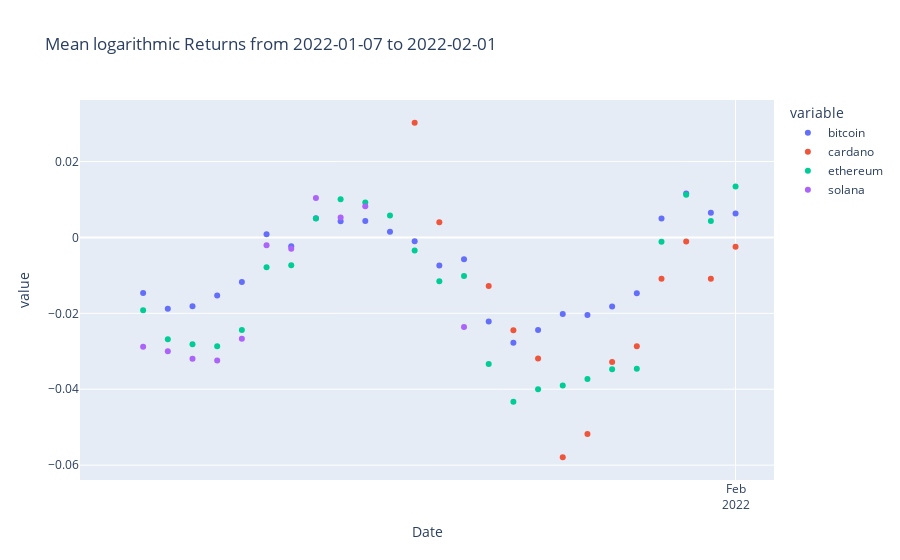

The code cell stored with this chart in its notebook:
### Code cell
mean_log_returns = clsROR.get_logarithmic_returns(
    matching_rolling_market_cap_mean.dropna(), 
    value_col_name='Value')
trans_mean_log_returns = clsETL.transfrom_data(mean_log_returns,value_col_name="log")
_min_date = (trans_mean_log_returns["Date"].min()).date()
_max_date = (trans_mean_log_returns["Date"].max()).date()
_title = "Mean logarithmic Returns from "+str(_min_date)+" to "+str(_max_date)
fig = px.scatter(trans_mean_log_returns, x="Date", y=trans_mean_log_returns.columns,
              hover_data={"Date": "|%B %d, %Y"},
              title=_title)
fig.update_xaxes(
    dtick="M1",
    tickformat="%b\n%Y")
fig.show()

### Figure 1 — Plotly figure (JSON) as saved in the notebook; plotly's stock layout.template omitted (floating-point values rounded to 4 significant figures)
{"data": [{"hovertemplate": "variable=bitcoin<br>Date=%{x|%B %d, %Y}<br>value=%{y}<extra></extra>", "legendgroup": "bitcoin", "marker": {"color": "#636efa", "symbol": "circle"}, "mode": "markers", "name": "bitcoin", "orientation": "v", "showlegend": true, "type": "scatter", "x": ["2022-01-07T00:00:00", "2022-01-08T00:00:00", "2022-01-09T00:00:00", "2022-01-10T00:00:00", "2022-01-11T00:00:00", "2022-01-12T00:00:00", "2022-01-13T00:00:00", "2022-01-14T00:00:00", "2022-01-15T00:00:00", "2022-01-16T00:00:00", "2022-01-17T00:00:00", "2022-01-18T00:00:00", "2022-01-19T00:00:00", "2022-01-20T00:00:00", "2022-01-21T00:00:00", "2022-01-22T00:00:00", "2022-01-23T00:00:00", "2022-01-24T00:00:00", "2022-01-25T00:00:00", "2022-01-26T00:00:00", "2022-01-27T00:00:00", "2022-01-28T00:00:00", "2022-01-29T00:00:00", "2022-01-30T00:00:00", "2022-01-31T00:00:00", "2022-02-01T00:00:00"], "xaxis": "x", "y": [null, -0.01465, -0.01881, -0.01817, -0.01534, -0.01178, 0.0008423, -0.002315, 0.005046, 0.004229, 0.004346, 0.001478, -0.0009936, -0.007396, -0.005728, -0.02218, -0.02778, -0.02438, -0.02021, -0.02043, -0.0182, -0.01473, 0.004975, 0.01156, 0.006473, 0.00632], "yaxis": "y"}, {"hovertemplate": "variable=cardano<br>Date=%{x|%B %d, %Y}<br>value=%{y}<extra></extra>", "legendgroup": "cardano", "marker": {"color": "#EF553B", "symbol": "circle"}, "mode": "markers", "name": "cardano", "orientation": "v", "showlegend": true, "type": "scatter", "x": ["2022-01-07T00:00:00", "2022-01-08T00:00:00", "2022-01-09T00:00:00", "2022-01-10T00:00:00", "2022-01-11T00:00:00", "2022-01-12T00:00:00", "2022-01-13T00:00:00", "2022-01-14T00:00:00", "2022-01-15T00:00:00", "2022-01-16T00:00:00", "2022-01-17T00:00:00", "2022-01-18T00:00:00", "2022-01-19T00:00:00", "2022-01-20T00:00:00", "2022-01-21T00:00:00", "2022-01-22T00:00:00", "2022-01-23T00:00:00", "2022-01-24T00:00:00", "2022-01-25T00:00:00", "2022-01-26T00:00:00", "2022-01-27T00:00:00", "2022-01-28T00:00:00", "2022-01-29T00:00:00", "2022-01-30T00:00:00", "2022-01-31T00:00:00", "2022-02-01T00:00:00"], "xaxis": "x", "y": [null, null, null, null, null, null, null, null, null, null, null, null, 0.0302, 0.004004, null, -0.01284, -0.02448, -0.03193, -0.05792, -0.0518, -0.03284, -0.02867, -0.01091, -0.001059, -0.01092, -0.00249], "yaxis": "y"}, {"hovertemplate": "variable=ethereum<br>Date=%{x|%B %d, %Y}<br>value=%{y}<extra></extra>", "legendgroup": "ethereum", "marker": {"color": "#00cc96", "symbol": "circle"}, "mode": "markers", "name": "ethereum", "orientation": "v", "showlegend": true, "type": "scatter", "x": ["2022-01-07T00:00:00", "2022-01-08T00:00:00", "2022-01-09T00:00:00", "2022-01-10T00:00:00", "2022-01-11T00:00:00", "2022-01-12T00:00:00", "2022-01-13T00:00:00", "2022-01-14T00:00:00", "2022-01-15T00:00:00", "2022-01-16T00:00:00", "2022-01-17T00:00:00", "2022-01-18T00:00:00", "2022-01-19T00:00:00", "2022-01-20T00:00:00", "2022-01-21T00:00:00", "2022-01-22T00:00:00", "2022-01-23T00:00:00", "2022-01-24T00:00:00", "2022-01-25T00:00:00", "2022-01-26T00:00:00", "2022-01-27T00:00:00", "2022-01-28T00:00:00", "2022-01-29T00:00:00", "2022-01-30T00:00:00", "2022-01-31T00:00:00", "2022-02-01T00:00:00"], "xaxis": "x", "y": [null, -0.01917, -0.02685, -0.02813, -0.0287, -0.02442, -0.007891, -0.007313, 0.004995, 0.01006, 0.009178, 0.005745, -0.003488, -0.01153, -0.01017, -0.03333, -0.04332, -0.04004, -0.03901, -0.03734, -0.03474, -0.03462, -0.001133, 0.01121, 0.004293, 0.01343], "yaxis": "y"}, {"hovertemplate": "variable=solana<br>Date=%{x|%B %d, %Y}<br>value=%{y}<extra></extra>", "legendgroup": "solana", "marker": {"color": "#ab63fa", "symbol": "circle"}, "mode": "markers", "name": "solana", "orientation": "v", "showlegend": true, "type": "scatter", "x": ["2022-01-07T00:00:00", "2022-01-08T00:00:00", "2022-01-09T00:00:00", "2022-01-10T00:00:00", "2022-01-11T00:00:00", "2022-01-12T00:00:00", "2022-01-13T00:00:00", "2022-01-14T00:00:00", "2022-01-15T00:00:00", "2022-01-16T00:00:00", "2022-01-17T00:00:00", "2022-01-18T00:00:00", "2022-01-19T00:00:00", "2022-01-20T00:00:00", "2022-01-21T00:00:00", "2022-01-22T00:00:00", "2022-01-23T00:00:00", "2022-01-24T00:00:00", "2022-01-25T00:00:00", "2022-01-26T00:00:00", "2022-01-27T00:00:00", "2022-01-28T00:00:00", "2022-01-29T00:00:00", "2022-01-30T00:00:00", "2022-01-31T00:00:00", "2022-02-01T00:00:00"], "xaxis": "x", "y": [null, -0.02879, -0.02997, -0.03196, -0.03241, -0.02669, -0.002084, -0.00299, 0.01037, 0.005263, 0.008223, null, null, null, -0.02359, null, null, null, null, null, null, null, null, null, null, null], "yaxis": "y"}], "layout": {"legend": {"title": {"text": "variable"}, "tracegroupgap": 0}, "title": {"text": "Mean logarithmic Returns from 2022-01-07 to 2022-02-01"}, "xaxis": {"anchor": "y", "domain": [0, 1], "dtick": "M1", "tickformat": "%b\n%Y", "title": {"text": "Date"}}, "yaxis": {"anchor": "x", "domain": [0, 1], "title": {"text": "value"}}}}
